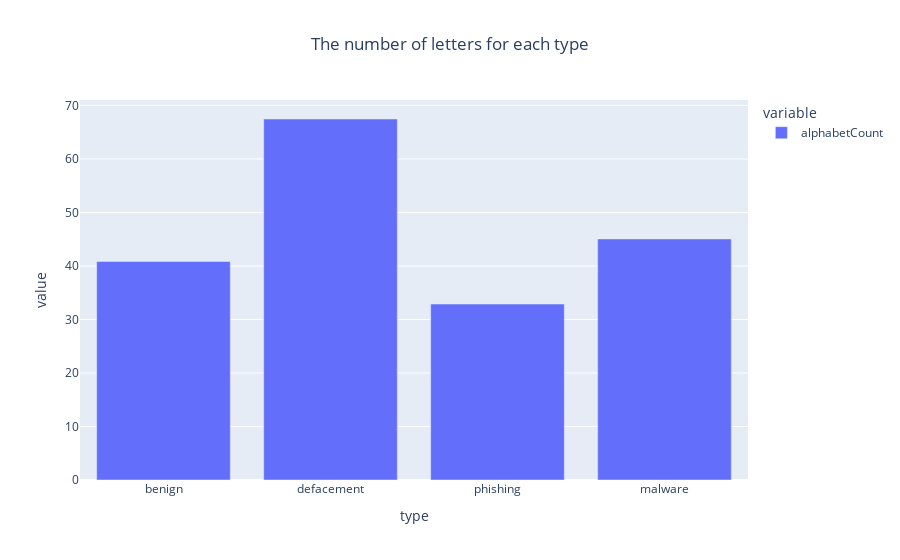

Source (notebook cell):
### Code cell
All_alph = df_url[['type','alphabetCount']].groupby('type').mean()
letters = pd.DataFrame()
letters['alphabetCount'] = All_alph['alphabetCount']
letters['type']=['benign','defacement','phishing','malware']

px.bar(data_frame=letters,x=letters.type,y=['alphabetCount'],barmode='group',title='The number of letters for each type').update_layout(title_x=0.5)

### Figure 1 — Plotly figure (JSON) as saved in the notebook; plotly's stock layout.template omitted (floating-point values rounded to 4 significant figures)
{"data": [{"alignmentgroup": "True", "hovertemplate": "variable=alphabetCount<br>type=%{x}<br>value=%{y}<extra></extra>", "legendgroup": "alphabetCount", "marker": {"color": "#636efa", "pattern": {"shape": ""}}, "name": "alphabetCount", "offsetgroup": "alphabetCount", "orientation": "v", "showlegend": true, "textposition": "auto", "type": "bar", "x": ["benign", "defacement", "phishing", "malware"], "xaxis": "x", "y": [40.86, 67.48, 32.89, 45.06], "yaxis": "y"}], "layout": {"barmode": "group", "legend": {"title": {"text": "variable"}, "tracegroupgap": 0}, "title": {"text": "The number of letters for each type", "x": 0.5}, "xaxis": {"anchor": "y", "domain": [0, 1], "title": {"text": "type"}}, "yaxis": {"anchor": "x", "domain": [0, 1], "title": {"text": "value"}}}}
